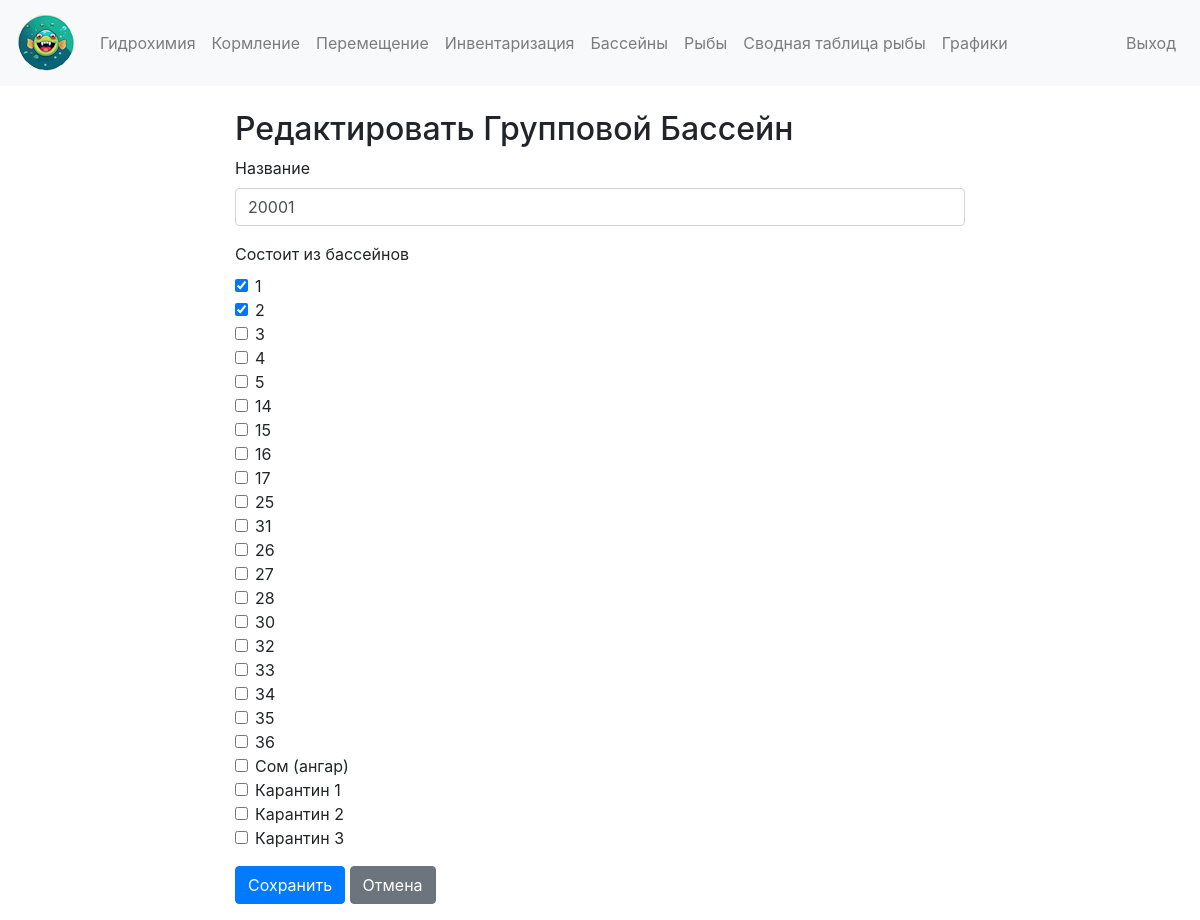
Screenshot of /group_pool/1 (signed in) with the database file from the repository.
### models.py (models this page shows)
class GroupPool(db.Model):
    id = db.Column(db.Integer, primary_key=True)
    name = db.Column(db.String(100), nullable=False)
    pools = db.relationship('Pool', secondary='group_pool_pool', backref='group_pools')

class Pool(db.Model):
    id = db.Column(db.Integer, primary_key=True)
    name = db.Column(db.String(100), nullable=False)
    square = db.Column(db.Float, nullable=True)
    deep = db.Column(db.Float, nullable=True)

### main.py (the view, shortened to what this page needs)
@app.route('/group_pool/<int:group_pool_id>', methods=['GET', 'POST'])
@login_required
def edit_group_pool(group_pool_id):
    group_pool = GroupPool.query.get_or_404(group_pool_id)
    form = GroupPoolForm(obj=group_pool)
    form.pools.data = [pool.id for pool in group_pool.pools]
    return render_template('edit_group_pool.html', form=form, group_pool=group_pool)

### forms.py
class GroupPoolForm(FlaskForm):
    name = StringField('Название', validators=[DataRequired()])
    pools = SelectMultipleField('Состоит из бассейнов', coerce=int, option_widget=BooleanField())
    submit = SubmitField('Сохранить')
    def __init__(self, *args, **kwargs):
        super(GroupPoolForm, self).__init__(*args, **kwargs)
        self.pools.choices = [(pool.id, pool.name) for pool in Pool.query.all()]

### main.py (called while the page is built)
@login_manager.user_loader
def load_user(user_id):
    return User.query.get(int(user_id))

@app.after_request
def add_header(response):
    response.headers['Cache-Control'] = 'no-store, no-cache, must-revalidate, post-check=0, pre-check=0, max-age=0'
    response.headers['Pragma'] = 'no-cache'
    response.headers['Expires'] = 'Thu, 01 Jan 1970 00:00:00 GMT'
    return response

### templates/edit_group_pool.html (shortened to what this page needs)
{% extends "base.html" %}
{% block content %}
<div class="row">
    <div class="col-md-8 offset-md-2">
        <h2>{{ 'Редактировать Групповой Бассейн' if group_pool else 'Новый Групповой Бассейн' }}</h2>
        <form method="POST">
            <div class="form-group">
                {{ form.name.label(class="form-control-label") }}
                {{ form.name(class="form-control") }}
            </div>
            <div class="form-group">
                {{ form.pools.label(class="form-control-label") }}
                {% for value, label in form.pools.choices %}
                    <div class="form-check">
                        <input class="form-check-input" type="checkbox" id="pool-{{ value }}" name="pools" value="{{ value }}"
                            {% if form.pools.data and value in form.pools.data %} checked {% endif %}>
                        <label class="form-check-label" for="pool-{{ value }}">{{ label }}</label>
                    </div>
                {% endfor %}
            </div>
            <div class="form-group">
                {{ form.submit(class="btn btn-primary") }}
                <a href="{{ url_for('pools') }}" class="btn btn-secondary">Отмена</a>
            </div>
        </form>
    </div>
</div>
{% endblock %}

### rows the page displays
GroupPool: name "20001"
Pool: name "14"
Pool: name "15"
Pool: name "16"
Pool: name "17"
Pool: name "25"
Pool: name "31"
Pool: name "26"
Pool: name "27"
Pool: name "28"
Pool: name "30"
Pool: name "32"
Pool: name "33"
Pool: name "34"
Pool: name "35"
Pool: name "36"
Pool: name "Сом (ангар)"
Pool: name "Карантин 1"
Pool: name "Карантин 2"
Pool: name "Карантин 3"

### other values shown
{{ label }} "1" "2" "3" "4" "5"
